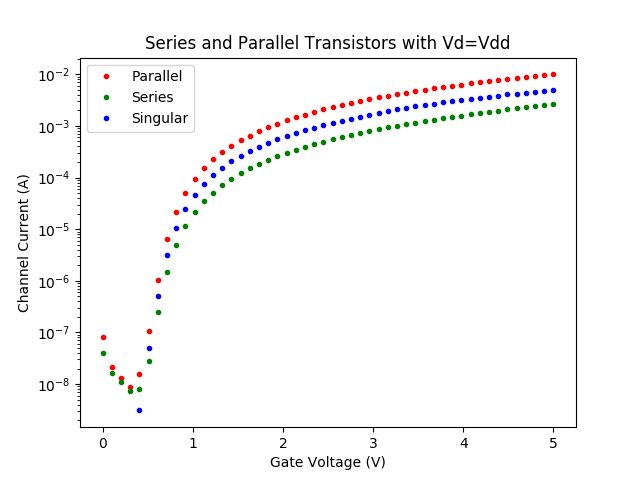

Write Python code to recreate this figure.
# -*- coding: utf-8 -*-

import numpy as np
from scipy import stats
import matplotlib.pyplot as plt

# Importing Data
Iraw = open('parallel/5V/Id.txt', 'r').read().split()
VdRaw = open('parallel/5V/Vg.txt', 'r').read().split()
Iraw2 = open('series/5V/Id.txt', 'r').read().split()
VdRaw2 = open('series/5V/Vg.txt', 'r').read().split()
Iraw3 = open('singular/5V/Id.txt', 'r').read().split()
VdRaw3 = open('singular/5V/Vg.txt', 'r').read().split()


i = 0
for x in Iraw:
    Iraw[i] = float(Iraw[i])
    VdRaw[i] = float(VdRaw[i])
    i+=1


i = 0
for x in Iraw2:
    Iraw2[i] = float(Iraw2[i])
    VdRaw2[i] = float(VdRaw2[i])
    i+=1

i = 0
for x in Iraw3:
    Iraw3[i] = float(Iraw3[i])
    VdRaw3[i] = float(VdRaw3[i])
    i+=1


if __name__ == '__main__':

    # Setting up plot
    title = "Series and Parallel Transistors with Vd=Vdd"
    yLabel = "Channel Current (A)"
    xLabel = "Gate Voltage (V)"

    # Plotting Data

    Data1 = plt.semilogy(VdRaw, Iraw, 'ro', markersize=3, label="Parallel")
    Data1 = plt.semilogy(VdRaw2, Iraw2, 'go', markersize=3, label="Series")
    Data1 = plt.semilogy(VdRaw3, Iraw3, 'bo', markersize=3, label="Singular")

    plt.xlabel(xLabel)
    plt.ylabel(yLabel)
    plt.title(title)
    plt.legend()
    plt.savefig('exp2vdd.png', format='png')

    plt.show()
